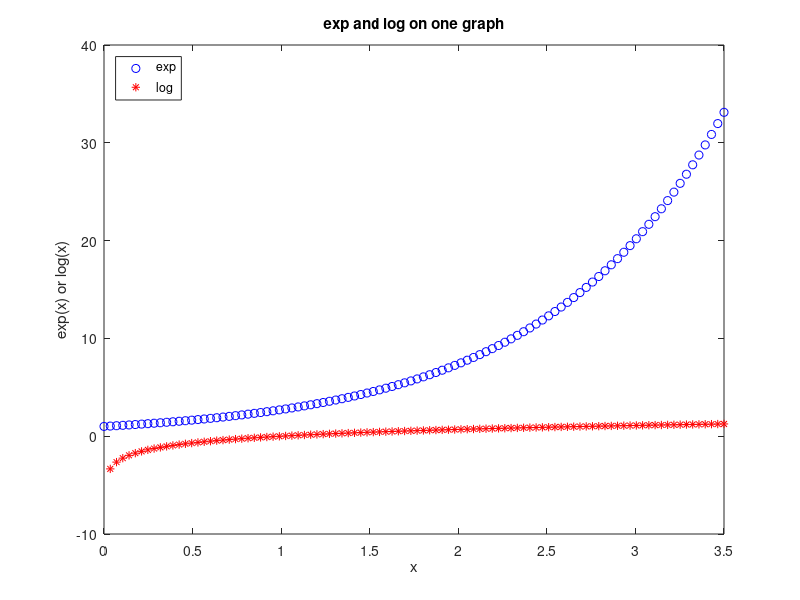

Recreate this plot in MATLAB.
% --Write a script that plots exp(x) and log(x) on one graph.


% Define the range of x values on plot
x = linspace(0, 3.5);

% Compute values of function to exp(x) and log(x)
f_exp = exp(x);
f_log = log(x);

% Plots exp(x) and log(x) on one graph
plot(x, f_exp,'ob', x, f_log, '*r')
  
% Add labels and legend
legend('exp', 'log', 'Location', 'northwest')
xlabel('x')
ylabel('exp(x) or log(x)')
title('exp and log on one graph')
